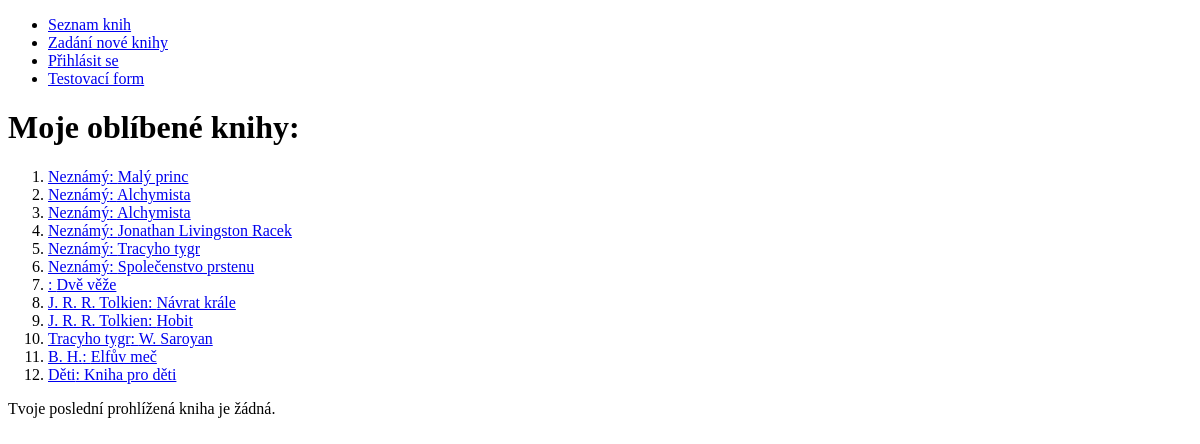
/seznam, run on an earlier commit of the app's database.
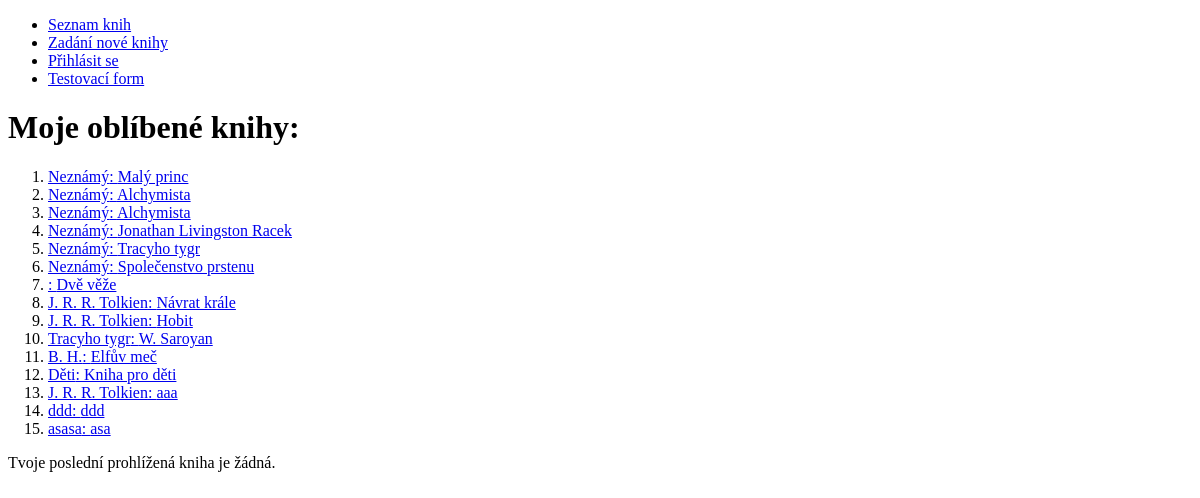
And on a later commit of the database.
### knihy/models.py (models this page shows, shortened)
class Kniha(models.Model):
    jmeno = models.CharField(max_length=20)
    autor = models.CharField(max_length=200)
    recenze = models.TextField()
    release = models.DateField()
    heslo = models.CharField(max_length=30, validators=[RegexValidator(regex="cat", message='Zadej slovo "cat".')])
    def get_absolute_url(self):
        return reverse("detail", args=[str(self.id)])
    class Meta:
        verbose_name_plural = "Knihy"

### knihy/views.py (the view)
# urls.py: path("seznam", views.seznam, name="seznam_knih"),
def seznam(request):
    knihy = Kniha.objects.all()
    posledni = request.session.get("posledni", "žádná")
    return render(request, "knihy/seznam.html", {"knihy": knihy, "posledni": posledni})

### knihy/templates/knihy/seznam.html (shortened to what this page needs)
{% extends "knihy/base.html" %}
{% block content %}
    <h1>Moje oblíbené knihy:</h1>
    <ol>
        {% for kniha in knihy %}
        <li><a href="{{ kniha.get_absolute_url }}">{{ kniha.autor }}: {{ kniha.jmeno }}</a></li>
        {% endfor %}
    </ol>
    <p>Tvoje poslední prohlížená kniha {% if qposledni != "žádná" %}je{% else %}není{% endif %} {{ posledni }}.</p>
{% endblock content %}

What changed in the data, as far as the page shows it:
added Kniha: autor "J. R. R. Tolkien", jmeno "aaa"
added Kniha: autor "ddd", jmeno "ddd"
added Kniha: autor "asasa", jmeno "asa"
